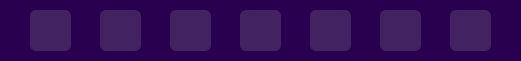
   <widget class="QFrame" name="frameNA_NavBar">
    <property name="geometry">
     <rect>
      <x>140</x>
      <y>20</y>
      <width>521</width>
      <height>61</height>
     </rect>
    </property>
    <property name="styleSheet">
     <string notr="true">QFrame {
    background-color: #28004F; /* Use an even darker shade of purple */
    border-radius: 10px;
}</string>
    </property>
    <property name="frameShape">
     <enum>QFrame::StyledPanel</enum>
    </property>
    <property name="frameShadow">
     <enum>QFrame::Raised</enum>
    </property>
    <widget class="QPushButton" name="pushButtonNAV_Home">
     <property name="geometry">
      <rect>
       <x>30</x>
       <y>10</y>
       <width>41</width>
       <height>41</height>
      </rect>
     </property>
     <property name="styleSheet">
      <string notr="true">QPushButton {
    background:rgba(169, 169, 169, 0.2); /* Very transparent light grey background */
    color: #FFFFFF; /* White text color */
    border: none; /* No border */
    border-radius: 6px;
px; /* Rounded corners with a 10px radius */
}

QPushButton:hover {
    background: qlineargradient(x1:0, y1:0, x2:1, y2:0, stop:0 #FF00FF, stop:1 #9f8bd7); /* Gradient from magenta to light purple, left to right */
}
</string>
     </property>
     <property name="text">
      <string/>
     </property>
     <property name="icon">
      <iconset>
       <normaloff>assets/home.svg</normaloff>assets/home.svg</iconset>
     </property>
     <property name="iconSize">
      <size>
       <width>24</width>
       <height>24</height>
      </size>
     </property>
    </widget>
    <widget class="QPushButton" name="pushButtonNAV_Spammer">
     <property name="geometry">
      <rect>
       <x>100</x>
       <y>10</y>
       <width>41</width>
       <height>41</height>
      </rect>
     </property>
     <property name="styleSheet">
      <string notr="true">QPushButton {
    background:rgba(169, 169, 169, 0.2); /* Very transparent light grey background */
    color: #FFFFFF; /* White text color */
    border: none; /* No border */
    border-radius: 6px;
px; /* Rounded corners with a 10px radius */
}

QPushButton:hover {
    background: qlineargradient(x1:0, y1:0, x2:1, y2:0, stop:0 #FF00FF, stop:1 #9f8bd7); /* Gradient from magenta to light purple, left to right */
}
</string>
     </property>
     <property name="text">
      <string/>
     </property>
     <property name="icon">
      <iconset>
       <normaloff>assets/message-circle.svg</normaloff>assets/message-circle.svg</iconset>
     </property>
     <property name="iconSize">
      <size>
       <width>24</width>
       <height>24</height>
      </size>
     </property>
    </widget>
    <widget class="QPushButton" name="pushButtonNAV_DmSpammer">
     <property name="geometry">
      <rect>
       <x>170</x>
       <y>10</y>
       <width>41</width>
       <height>41</height>
      </rect>
     </property>
     <property name="styleSheet">
      <string notr="true">QPushButton {
    background:rgba(169, 169, 169, 0.2); /* Very transparent light grey background */
    color: #FFFFFF; /* White text color */
    border: none; /* No border */
    border-radius: 6px;
px; /* Rounded corners with a 10px radius */
}

QPushButton:hover {
    background: qlineargradient(x1:0, y1:0, x2:1, y2:0, stop:0 #FF00FF, stop:1 #9f8bd7); /* Gradient from magenta to light purple, left to right */
}
</string>
     </property>
     <property name="text">
      <string/>
     </property>
     <property name="icon">
      <iconset>
       <normaloff>assets/send.svg</normaloff>assets/send.svg</iconset>
     </property>
     <property name="iconSize">
      <size>
       <width>24</width>
       <height>24</height>
      </size>
     </property>
    </widget>
    <widget class="QPushButton" name="pushButtonNAV_Joiner">
     <property name="geometry">
      <rect>
       <x>240</x>
       <y>10</y>
       <width>41</width>
       <height>41</height>
      </rect>
     </property>
     <property name="styleSheet">
      <string notr="true">QPushButton {
    background:rgba(169, 169, 169, 0.2); /* Very transparent light grey background */
    color: #FFFFFF; /* White text color */
    border: none; /* No border */
    border-radius: 6px;
px; /* Rounded corners with a 10px radius */
}

QPushButton:hover {
    background: qlineargradient(x1:0, y1:0, x2:1, y2:0, stop:0 #FF00FF, stop:1 #9f8bd7); /* Gradient from magenta to light purple, left to right */
}
</string>
     </property>
     <property name="text">
      <string/>
     </property>
     <property name="icon">
      <iconset>
       <normaloff>assets/log-in.svg</normaloff>assets/log-in.svg</iconset>
     </property>
     <property name="iconSize">
      <size>
       <width>24</width>
       <height>24</height>
      </size>
     </property>
    </widget>
    <widget class="QPushButton" name="pushButtonNAV_Settings">
     <property name="geometry">
      <rect>
       <x>450</x>
       <y>10</y>
       <width>41</width>
       <height>41</height>
      </rect>
     </property>
     <property name="styleSheet">
      <string notr="true">QPushButton {
    background:rgba(169, 169, 169, 0.2); /* Very transparent light grey background */
    color: #FFFFFF; /* White text color */
    border: none; /* No border */
    border-radius: 6px;
px; /* Rounded corners with a 10px radius */
}

QPushButton:hover {
    background: qlineargradient(x1:0, y1:0, x2:1, y2:0, stop:0 #FF00FF, stop:1 #9f8bd7); /* Gradient from magenta to light purple, left to right */
}
</string>
     </property>
     <property name="text">
      <string/>
     </property>
     <property name="icon">
      <iconset>
       <normaloff>assets/settings.svg</normaloff>assets/settings.svg</iconset>
     </property>
     <property name="iconSize">
      <size>
       <width>24</width>
       <height>24</height>
      </size>
     </property>
    </widget>
    <widget class="QPushButton" name="pushButtonNAV_VoiceSpammer">
     <property name="geometry">
      <rect>
       <x>310</x>
       <y>10</y>
       <width>41</width>
       <height>41</height>
      </rect>
     </property>
     <property name="styleSheet">
      <string notr="true">QPushButton {
    background:rgba(169, 169, 169, 0.2); /* Very transparent light grey background */
    color: #FFFFFF; /* White text color */
    border: none; /* No border */
    border-radius: 6px;
px; /* Rounded corners with a 10px radius */
}

QPushButton:hover {
    background: qlineargradient(x1:0, y1:0, x2:1, y2:0, stop:0 #FF00FF, stop:1 #9f8bd7); /* Gradient from magenta to light purple, left to right */
}
</string>
     </property>
     <property name="text">
      <string/>
     </property>
     <property name="icon">
      <iconset>
       <normaloff>assets/volume-2.svg</normaloff>assets/volume-2.svg</iconset>
     </property>
     <property name="iconSize">
      <size>
       <width>24</width>
       <height>24</height>
      </size>
     </property>
    </widget>
    <widget class="QPushButton" name="pushButtonNAV_HookSpammer">
     <property name="geometry">
      <rect>
       <x>380</x>
       <y>10</y>
       <width>41</width>
       <height>41</height>
      </rect>
     </property>
     <property name="styleSheet">
      <string notr="true">QPushButton {
    background:rgba(169, 169, 169, 0.2); /* Very transparent light grey background */
    color: #FFFFFF; /* White text color */
    border: none; /* No border */
    border-radius: 6px;
px; /* Rounded corners with a 10px radius */
}

QPushButton:hover {
    background: qlineargradient(x1:0, y1:0, x2:1, y2:0, stop:0 #FF00FF, stop:1 #9f8bd7); /* Gradient from magenta to light purple, left to right */
}
</string>
     </property>
     <property name="text">
      <string/>
     </property>
     <property name="icon">
      <iconset>
       <normaloff>assets/globe.svg</normaloff>assets/globe.svg</iconset>
     </property>
     <property name="iconSize">
      <size>
       <width>24</width>
       <height>24</height>
      </size>
     </property>
    </widget>
   </widget>
